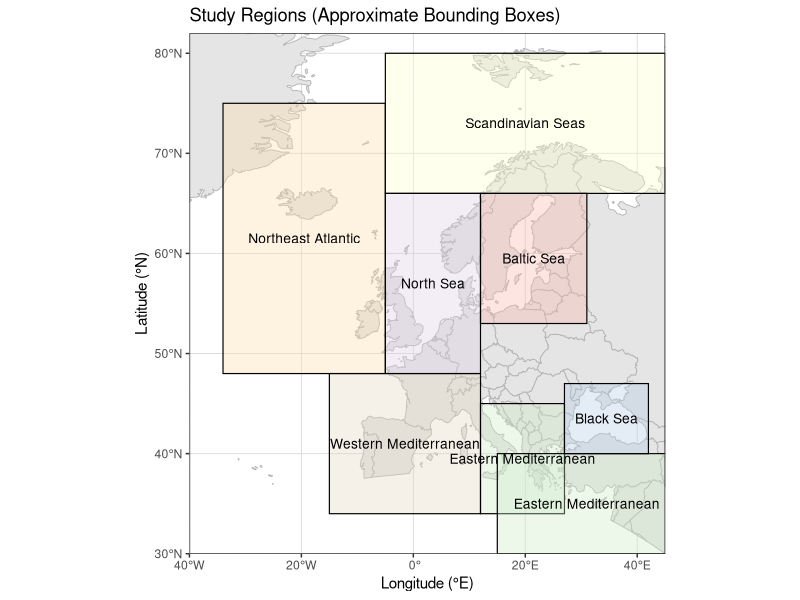

Generate this figure with R:
## Packages --------------------------------------------------------------
library(sf)
library(ggplot2)
library(rnaturalearth)
library(rnaturalearthdata)
library(dplyr)
library(RColorBrewer)

## Basemap (Europe) ------------------------------------------------------
world  <- ne_countries(scale = "medium", returnclass = "sf")

# Crop to the area you had in the figure
world_eur <- st_crop(
  world,
  xmin = -40, xmax = 45,
  ymin =  30, ymax = 82
)

## Study-region bounding boxes -------------------------------------------
regions <- tribble(
  ~region,               ~xmin, ~xmax, ~ymin, ~ymax,
  "Northeast Atlantic",  -34,     -5,    48,    75,
  "Scandinavian Seas",   -5,    45,    66,    80,
  "North Sea",           -5,     12,    48,    66,
  "Baltic Sea",          12,     31,    53,    66,
  "Western Mediterranean",-15,   12,    34,    48,
  "Eastern Mediterranean",12,    27,    34,    45,
  "Eastern Mediterranean",15,    47,    30,    40,
  "Black Sea",           27,     42,    40,    47
) |>
  mutate(
    lon = (xmin + xmax) / 2,
    lat = (ymin + ymax) / 2
  )

## Plot ------------------------------------------------------------------
ggplot() +
  # grey basemap
  geom_sf(data = world_eur,
          fill = "grey90", colour = "grey70", linewidth = 0.3) +
  
  # coloured bounding boxes
  geom_rect(
    data  = regions,
    aes(xmin = xmin, xmax = xmax,
        ymin = ymin, ymax = ymax,
        fill = region),
    colour = "black",
    alpha  = 0.35,
    linewidth = 0.4
  ) +
  
  # region labels
  geom_text(
    data = regions,
    aes(x = lon, y = lat, label = region),
    size = 3.5
  ) +
  
  coord_sf(
    xlim = c(-40, 45),
    ylim = c(30, 82),
    expand = FALSE
  ) +
  
  # pastel colours similar to your figure
  scale_fill_brewer(palette = "Pastel1", guide = "none") +
  
  labs(
    x = "Longitude (°E)",
    y = "Latitude (°N)",
    title = "Study Regions (Approximate Bounding Boxes)"
  ) +
  theme_bw() +
  theme(
    panel.grid.major = element_line(colour = "grey85", linewidth = 0.3),
    panel.grid.minor = element_blank()
  )
